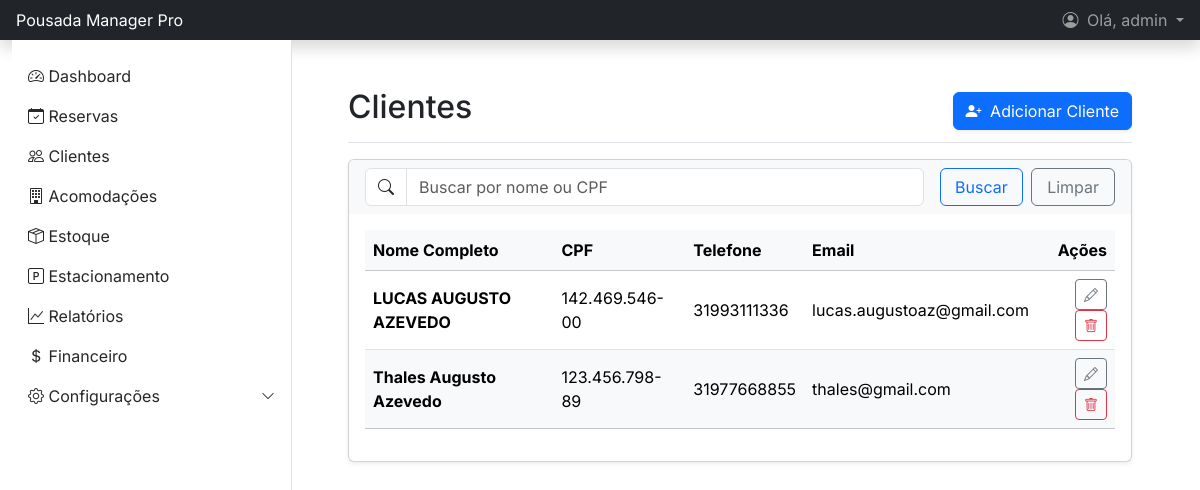
Page /clientes/ (signed in) on the earlier database version.
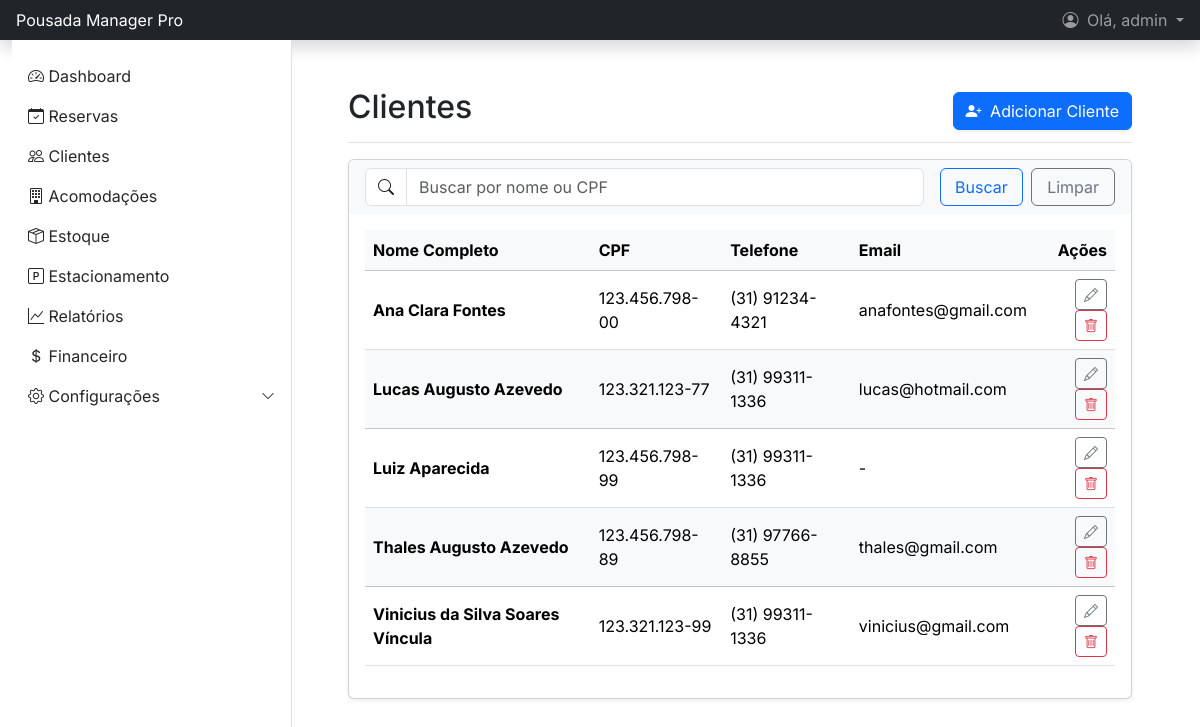
Same page on the later database version.
### gestao/models.py (models this page shows, shortened)
class Cliente(models.Model):
    nome_completo = models.CharField(max_length=150)
    cpf = models.CharField(max_length=14, unique=True, help_text="Formato: 000.000.000-00")
    email = models.EmailField(unique=True, null=True, blank=True)
    telefone = models.CharField(max_length=20)
    data_cadastro = models.DateTimeField(auto_now_add=True)
    data_nascimento = models.DateField(null=True, blank=True) # Atualizado 18.09.25
    cep = models.CharField(max_length=9, null=True, blank=True, help_text="Formato: 00000-000") # Atualizado 18.09.25
    logradouro = models.CharField(max_length=255, null=True, blank=True, verbose_name="Rua/Logradouro") # Atualizado 18.09.25
    numero = models.CharField(max_length=20, null=True, blank=True) # Atualizado 18.09.25
    complemento = models.CharField(max_length=100, null=True, blank=True) # Atualizado 18.09.25
    bairro = models.CharField(max_length=100, null=True, blank=True) # Atualizado 18.09.25
    cidade = models.CharField(max_length=100, null=True, blank=True) # Atualizado 18.09.25
    estado = models.CharField(max_length=2, null=True, blank=True, verbose_name="UF") # Atualizado 18.09.25
    foto = models.ImageField(upload_to='clientes_fotos/', null=True, blank=True, verbose_name="Foto do Cliente") # Atualizado 24.09.25

### gestao/views.py (the view)
# urls.py: path('clientes/', cliente_list_view, name='cliente_list'),
@login_required
@permission_required('gestao.view_cliente', raise_exception=True)
def cliente_list_view(request):
    query = request.GET.get('q')
    clientes_list = Cliente.objects.all().order_by('nome_completo')
    if query:
        clientes_list = clientes_list.filter(
            Q(nome_completo__icontains=query) |
            Q(cpf__icontains=query)
        )
    paginator = Paginator(clientes_list, 15)  # Mostra 15 clientes por página
    page_number = request.GET.get('page')
    page_obj = paginator.get_page(page_number)
    context = {
        'page_obj': page_obj
    }
    return render(request, 'gestao/cliente_list.html', context)

### templates/gestao/cliente_list.html (shortened to what this page needs)
{% extends 'base.html' %}
{% block content %}
<main class="px-md-4">
    <div class="d-flex justify-content-between flex-wrap flex-md-nowrap align-items-center pt-3 pb-2 mb-3 border-bottom">
        <h1 class="h2">Clientes</h1>
        <div class="btn-toolbar mb-2 mb-md-0">
            <a href="{% url 'cliente_add' %}" class="btn btn-primary shadow-sm">
                <i class="bi bi-person-plus-fill me-1"></i> Adicionar Cliente
            </a>
        </div>
    </div>
    <div class="card shadow-sm">
        <div class="card-header bg-light border-bottom-0">
            <form method="get" action="{% url 'cliente_list' %}" class="row g-3 align-items-center">
                <div class="col-md-9">
                    <div class="input-group">
                        <span class="input-group-text bg-white"><i class="bi bi-search"></i></span>
                        <input type="search" class="form-control" name="q" placeholder="Buscar por nome ou CPF" value="{{ request.GET.q|default:'' }}">
                    </div>
                </div>
                <div class="col-md-3">
                    <div class="d-grid gap-2 d-md-flex">
                        <button class="btn btn-outline-primary w-100" type="submit">Buscar</button>
                        <a href="{% url 'cliente_list' %}" class="btn btn-outline-secondary w-100">Limpar</a>
                    </div>
                </div>
            </form>
        </div>
        <div class="card-body">
            <div class="table-responsive">
                <table class="table table-hover align-middle">
                    <thead class="table-light">
                        <tr>
                            <th scope="col">Nome Completo</th>
                            <th scope="col">CPF</th>
                            <th scope="col">Telefone</th>
                            <th scope="col">Email</th>
                            <th scope="col" class="text-end">Ações</th>
                        </tr>
                    </thead>
                    <tbody>
                        {% for cliente in page_obj %}
                        <tr class="{% cycle '' 'table-light' %}">
                            <td>
                                <div class="fw-bold">{{ cliente.nome_completo }}</div>
                            </td>
                            <td>{{ cliente.cpf }}</td>
                            <td>{{ cliente.telefone }}</td>
                            <td>{{ cliente.email|default:"-" }}</td>
                            <td class="text-end">
                                <a href="{% url 'cliente_edit' cliente.pk %}" class="btn btn-sm btn-outline-secondary" data-bs-toggle="tooltip" title="Editar Cliente">
                                    <i class="bi bi-pencil"></i>
                                </a>
                                <a href="{% url 'cliente_delete' cliente.pk %}" class="btn btn-sm btn-outline-danger" data-bs-toggle="tooltip" title="Excluir Cliente">
                                    <i class="bi bi-trash"></i>
                                </a>
                            </td>
                        </tr>
                        {% empty %}
                        <tr>
                            <td colspan="5" class="text-center py-4">Nenhum cliente encontrado.</td>
                        </tr>
                        {% endfor %}
                    </tbody>
                </table>
            </div>
        </div>
    </div>
</main>
{% endblock %}

### templates/base.html (shortened to what this page needs)
{% load static %} <!doctype html>
<html lang="pt-br">
<head>
    <link href="https://cdn.jsdelivr.net/npm/bootstrap@5.3.3/dist/css/bootstrap.min.css" rel="stylesheet">
    <link rel="stylesheet" href="https://cdn.jsdelivr.net/npm/bootstrap-icons@1.11.3/font/bootstrap-icons.min.css">
</head>
<body>
<header class="navbar navbar-dark bg-dark sticky-top flex-md-nowrap p-0 shadow">
    <a class="navbar-brand col-md-3 col-lg-2 me-0 px-3 fs-6" href="{% url 'dashboard' %}">
        Pousada Manager Pro
    </a>
    <div class="navbar-nav ms-auto">
        {% if user.is_authenticated %}
            <div class="nav-item dropdown">
                <a class="nav-link dropdown-toggle px-3" href="#" role="button" data-bs-toggle="dropdown" aria-expanded="false">
                    <i class="bi bi-person-circle me-1"></i>
                    Olá, {{ request.user.first_name|default:request.user.username }}
                </a>
            </div>
        {% else %}
            <div class="nav-item text-nowrap">
                <a class="nav-link px-3" href="{% url 'login' %}">Entrar (Login)</a>
            </div>
        {% endif %}
    </div>
</header>
<div class="container-fluid main-container">
    <div class="offcanvas offcanvas-start sidebar" tabindex="-1" id="sidebarMenu">
        <div class="offcanvas-body p-0">
            <ul class="nav flex-column pt-3">
                <li class="nav-item"><a class="nav-link" href="{% url 'dashboard' %}"><i class="bi bi-speedometer2"></i> Dashboard</a></li>
                <li class="nav-item"><a class="nav-link" href="{% url 'reserva_list' %}"><i class="bi bi-calendar-check"></i> Reservas</a></li>
                <li class="nav-item"><a class="nav-link" href="{% url 'cliente_list' %}"><i class="bi bi-people"></i> Clientes</a></li>
                <li class="nav-item"><a class="nav-link" href="{% url 'acomodacao_list' %}"><i class="bi bi-building"></i> Acomodações</a></li>
                <li class="nav-item"><a class="nav-link" href="{% url 'item_estoque_list' %}"><i class="bi bi-box-seam"></i> Estoque</a></li>
                <li class="nav-item"><a class="nav-link" href="{% url 'vaga_estacionamento_list' %}"><i class="bi bi-p-square"></i> Estacionamento</a></li>
                <li class="nav-item"><a class="nav-link" href="{% url 'relatorio_acomodacoes' %}"><i class="bi bi-graph-up"></i> Relatórios</a></li>
                {% if perms.auth.change_user %}
                <li class="nav-item"><a class="nav-link" href="{% url 'financeiro' %}"><i class="bi bi-currency-dollar"></i> Financeiro</a></li>
                {% endif %}
                <li class="nav-item">
                    <a class="nav-link d-flex justify-content-between align-items-center" data-bs-toggle="collapse" href="#configuracoesSubmenu" role="button" aria-expanded="false" aria-controls="configuracoesSubmenu">
                        <span><i class="bi bi-gear"></i> Configurações</span>
                        <i class="bi bi-chevron-down small"></i>
                    </a>
                </li>
            </ul>
        </div>
    </div>
    <main class="content">
        {% block content %}
        {% endblock %}
    </main>
</div>
</body>
</html>

### templates/base.html (style rules this page uses)
body { display: flex; min-height: 100vh; flex-direction: column; font-family: 'Inter', sans-serif; }
.main-container { display: flex; flex: 1; }
.content { flex: 1; padding: 2rem; }
.sidebar .nav-link { color: #272727; }
@media (min-width: 768px) { #sidebarMenu { position: relative !important; transform: none !important; visibility: visible !important; border-right: 1px solid #dee2e6; width: 280px !important; top: 0; height: auto; } }

Differences in the rows shown:
removed Cliente: nome_completo "LUCAS AUGUSTO AZEVEDO", cpf "142.469.546-00", telefone "31993111336", email "lucas.augustoaz@gmail.com"
added Cliente: nome_completo "Ana Clara Fontes", cpf "123.456.798-00", telefone "(31) 91234-4321", email "anafontes@gmail.com"
added Cliente: nome_completo "Lucas Augusto Azevedo", cpf "123.321.123-77", telefone "(31) 99311-1336", email "lucas@hotmail.com"
added Cliente: nome_completo "Luiz Aparecida", cpf "123.456.798-99", telefone "(31) 99311-1336", email "-"
changed Cliente "Thales Augusto Azevedo": telefone "31977668855" → "(31) 97766-8855"
added Cliente: nome_completo "Vinicius da Silva Soares Víncula", cpf "123.321.123-99", telefone "(31) 99311-1336", email "vinicius@gmail.com"
